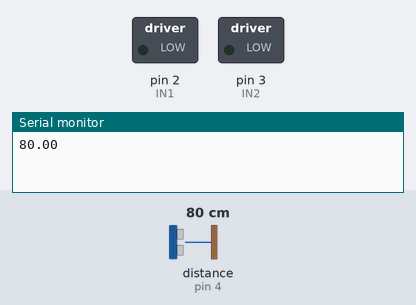
This sketch was run on a simulated Arduino Uno, built with avr-gcc and run on an emulated ATmega328P. On the bench: switched loads named in the sketch (green lamp = pin HIGH), the last lines printed to the serial monitor. Wiring (inferred from the names in the program): ultrasonic range finder: trigger pin 5; echo pin 4. Inputs (shaded band) come from the test bench; at power-on: distance to the obstacle (sensor on pin 4) 80 cm. The echo pulse lasts 58.3 µs per cm; pins used as bus, display or sensor lines are not drawn.

Above: at 0.1 s.
At 1.3 s:
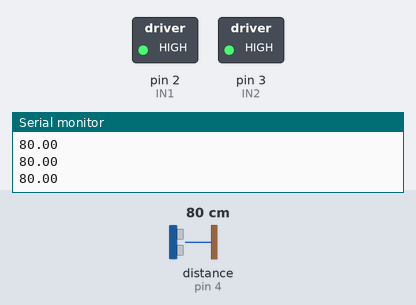
1.4 s: distance to the obstacle (sensor on pin 4) set to 2 cm
At 2.4 s:
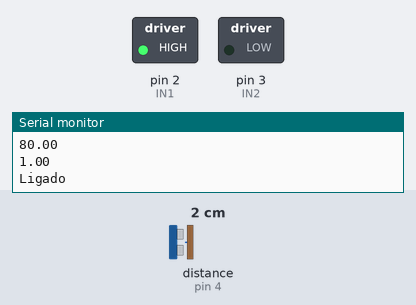
Timing chart, 0 to 10.0 s (numbered marks = the images above; inputs shaded):
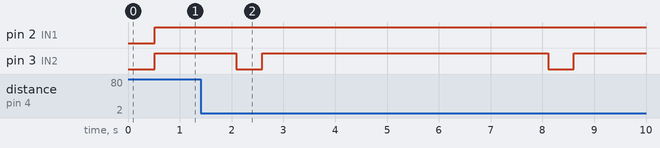

Measured:
- after the input at 1.4 s, pin 3 (IN2): alternates HIGH for 5.5 s and LOW for 0.50 s, starting after 0.69 s

The sketch:

alcoholdispenser.ino
```cpp
/*
  FASE INICIAL DO PROJETO -> SOFTWARE DO DISPENSER DE ÁLCOOL
  ------------------Alcohol Dispenser-----------------------
    Comented and Developed by Joaquim Breno
*/

#include "Arduino.h"

#define echo 4 // define o echo do sensor HC-SR04 no pino 4
#define trig 5 // define o echo do sensor HC-SR04 no pino 5

unsigned long tempo; // variável de tamanho extendido para o tempo medido em echo
double distancia; // mede a distância


int IN1 = 2; // variáveis da ponte h no arduino
int IN2 = 3;

void setup(){
 pinMode(IN1, OUTPUT); // configura as portas de ponte-h como saída
 pinMode(IN2, OUTPUT);
 pinMode(echo, INPUT); // configura o echo como entrada
 pinMode(trig, OUTPUT); // configura o trigger como entrada
 Serial.begin(9600);
}

void loop(){
  ultra(); // função void ultra()

  digitalWrite(IN1, HIGH); // Entradas em VCC ( motor parado )
  digitalWrite(IN2, HIGH);

  if(distancia <= 12){
    //Gira o Motor no sentido horario
    Serial.println("Ligado");
    digitalWrite(IN1, HIGH); // VCC
    digitalWrite(IN2, LOW); // GND
    delay(500);
    digitalWrite(IN1, HIGH); // VCC
    digitalWrite(IN2, HIGH); // VCC
    delay(5000);
  }
  delay(10);
}

void ultra(){
    digitalWrite(trig, LOW);
    delay(10);

    digitalWrite(trig, HIGH);// Define o trigger como high // envia os 8 sinais de 40kHz
    delayMicroseconds(10);//10 micro segundos
    digitalWrite(trig, LOW);// Define o trigger como low
    tempo= pulseIn(echo, HIGH);// o tempo é lido pelo echo
    distancia = tempo/58;//Corrige a distância
    // 340m/s -> 34000 cm/s --(divide por dois, ida e volta do sinal)-> 17000cm/s
    // 10^6 us ( microsegundos, o equivalente a um segundo) == 17000 cm
    // x us == 1 cm
    //
    Serial.println(distancia);//ter certeza que tava exibindo a distancia entre o objeto e o sensor
    delay(500);
}
```
